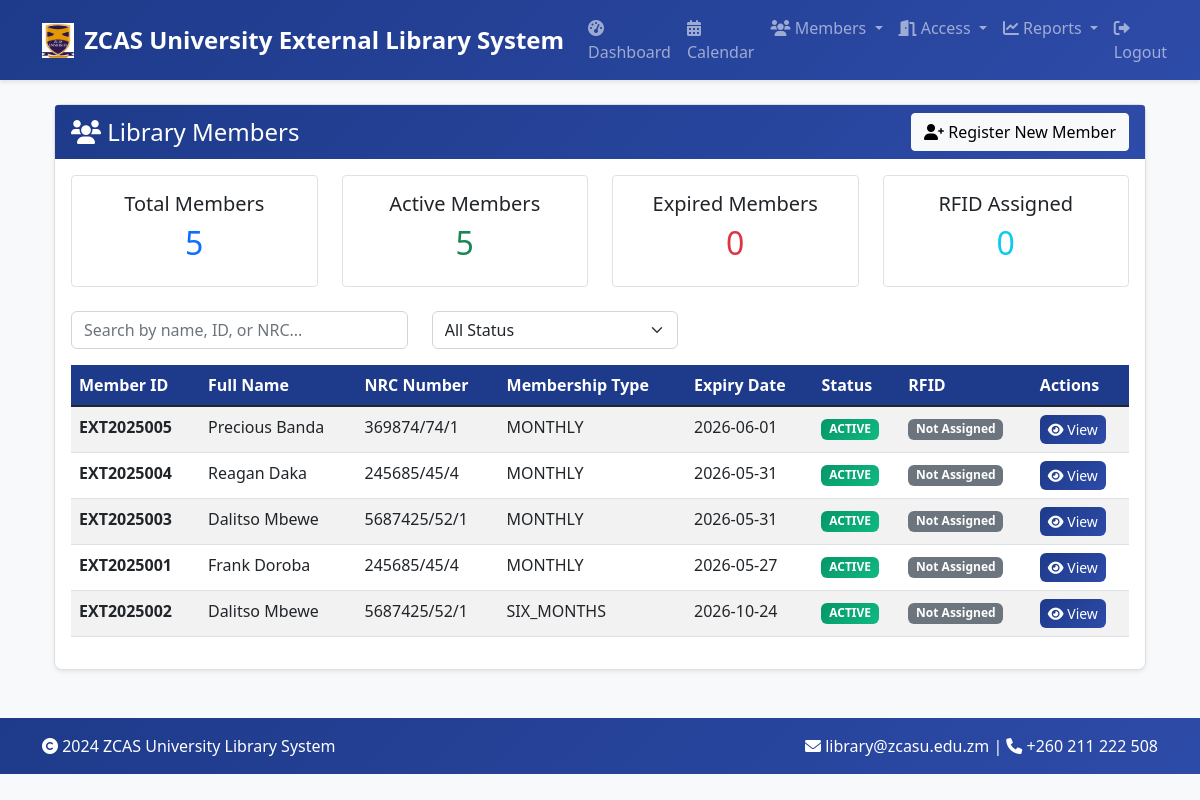
Screenshot of /members (signed in) with the database file from the repository.
### app.py (models this page shows)
class Member(db.Model):
    id = db.Column(db.Integer, primary_key=True)
    member_id = db.Column(db.String(20), unique=True, nullable=False)
    full_name = db.Column(db.String(100), nullable=False)
    email = db.Column(db.String(120), nullable=False)
    phone = db.Column(db.String(20), nullable=False)
    address = db.Column(db.Text, nullable=False)
    nrc_number = db.Column(db.String(50), nullable=False)
    nationality = db.Column(db.String(50), default='Zambian')
    membership_type = db.Column(db.String(20), nullable=False)
    duration_months = db.Column(db.Integer, default=1)
    photo_path = db.Column(db.String(200), nullable=True)
    receipt_number = db.Column(db.String(50), nullable=True)
    registration_date = db.Column(db.DateTime, default=datetime.utcnow)
    expiry_date = db.Column(db.DateTime, nullable=True)
    status = db.Column(db.String(20), default='active')
    rfid_uid = db.Column(db.String(50), unique=True, nullable=True)
    id_printed = db.Column(db.Boolean, default=False)
    payments = db.relationship('Payment', backref='member', lazy=True)
    access_logs = db.relationship('AccessLog', backref='member', lazy=True)
    current_session = db.relationship(
        'CurrentSession', backref='member', uselist=False)

### app.py (the view)
@app.route('/members')
@login_required
def view_members():
    try:
        members = Member.query.order_by(Member.registration_date.desc()).all()
        return render_template('members.html', members=members)
    except Exception as e:
        flash(f'Error loading members: {str(e)}', 'error')
        return render_template('members.html', members=[])

### app.py (called while the page is built)
@login_manager.user_loader
def load_user(user_id):
    return Admin.query.get(int(user_id))

@app.context_processor
def inject_template_vars():
    return {
        'bank_details': BANK_DETAILS,
        'now': datetime.utcnow(),
        'colors': ZCAS_COLORS,
        'fee_structure': FEE_STRUCTURE,
        'contact_info': ZCAS_CONTACT
    }

### templates/members.html (shortened to what this page needs)
{% extends "base.html" %}
{% block content %}
<div class="container-fluid">
    <div class="row mb-4">
        <div class="col-12">
            <div class="card">
                <div class="card-header bg-primary text-white d-flex justify-content-between align-items-center">
                    <h4 class="mb-0"><i class="fas fa-users"></i> Library Members</h4>
                    <a href="{{ url_for('register_member') }}" class="btn btn-light">
                        <i class="fas fa-user-plus"></i> Register New Member
                    </a>
                </div>
                <div class="card-body">
                    <div class="row mb-4">
                        <div class="col-md-3">
                            <div class="border rounded p-3 text-center">
                                <h5>Total Members</h5>
                                <h2 class="text-primary">{{ members|length }}</h2>
                            </div>
                        </div>
                        <div class="col-md-3">
                            <div class="border rounded p-3 text-center">
                                <h5>Active Members</h5>
                                <h2 class="text-success">{{ members|selectattr('status', 'equalto',
                                    'active')|list|length }}</h2>
                            </div>
                        </div>
                        <div class="col-md-3">
                            <div class="border rounded p-3 text-center">
                                <h5>Expired Members</h5>
                                <h2 class="text-danger">{{ members|selectattr('status', 'equalto',
                                    'expired')|list|length }}</h2>
                            </div>
                        </div>
                        <div class="col-md-3">
                            <div class="border rounded p-3 text-center">
                                <h5>RFID Assigned</h5>
                                <h2 class="text-info">{{ members|selectattr('rfid_uid',
                                    'defined')|selectattr('rfid_uid', 'ne', None)|list|length }}</h2>
                            </div>
                        </div>
                    </div>
                    <div class="row mb-3">
                        <div class="col-md-4">
                            <input type="text" id="searchInput" class="form-control"
                                placeholder="Search by name, ID, or NRC...">
                        </div>
                        <div class="col-md-3">
                            <select id="statusFilter" class="form-select">
                                <option value="all">All Status</option>
                            </select>
                        </div>
                    </div>
                    <div class="table-responsive">
                        <table class="table table-striped table-hover" id="membersTable">
                            <thead>
                                <tr>
                                    <th>Member ID</th>
                                    <th>Full Name</th>
                                    <th>NRC Number</th>
                                    <th>Membership Type</th>
                                    <th>Expiry Date</th>
                                    <th>Status</th>
                                    <th>RFID</th>
                                    <th>Actions</th>
                                </tr>
                            </thead>
                            <tbody>
                                {% for member in members %}
                                <tr class="member-row" data-status="{{ member.status }}">
                                    <td><strong>{{ member.member_id }}</strong></td>
                                    <td>{{ member.full_name }}</td>
                                    <td>{{ member.nrc_number }}</td>
                                    <td>{{ member.membership_type|upper }}</td>
                                    <td>{{ member.expiry_date.strftime('%Y-%m-%d') if member.expiry_date else 'N/A' }}
                                    </td>
                                    <td>
                                        {% if member.status == 'active' %}
                                        <span class="badge bg-success">ACTIVE</span>
                                        {% else %}
                                        <span class="badge bg-danger">EXPIRED</span>
                                        {% endif %}
                                    </td>
                                    <td>
                                        {% if member.rfid_uid %}
                                        <span class="badge bg-info">Assigned</span>
                                        {% else %}
                                        <span class="badge bg-secondary">Not Assigned</span>
                                        {% endif %}
                                    </td>
                                    <td>
                                        <a href="{{ url_for('member_details', member_id=member.id) }}"
                                            class="btn btn-sm btn-primary">
                                            <i class="fas fa-eye"></i> View
                                        </a>
                                    </td>
                                </tr>
                                {% endfor %}
                            </tbody>
                        </table>
                    </div>
                </div>
            </div>
        </div>
    </div>
</div>
{% endblock %}

### static/uploads/style.css (style rules this page uses)
:root { --zcas-primary: #1E3A8A; --zcas-secondary: #DC2626; --zcas-accent: #059669; --zcas-light: #EFF6FF; --zcas-dark: #1E3A8A; }
body { background-color: #f8f9fa; font-family: 'Segoe UI', Tahoma, Geneva, Verdana, sans-serif; }
.card { box-shadow: 0 0.125rem 0.25rem rgba(0, 0, 0, 0.075); border: 1px solid rgba(0, 0, 0, 0.125); border-radius: 0.5rem; }
.card-header { background: linear-gradient(135deg, var(--zcas-primary) 0%, #2D4BA8 100%) !important; color: white; font-weight: 600; border-bottom: none; }
.btn-primary { background: linear-gradient(135deg, var(--zcas-primary) 0%, #2D4BA8 100%); border: none; border-radius: 0.375rem; }
.table th { background-color: var(--zcas-primary); color: white; border: none; font-weight: 600; }
.form-control, .form-select { border-radius: 0.375rem; border: 1px solid #D1D5DB; }
.badge { border-radius: 0.375rem; }
.bg-primary { background: linear-gradient(135deg, var(--zcas-primary) 0%, #2D4BA8 100%) !important; }
.bg-success { background: linear-gradient(135deg, var(--zcas-accent) 0%, #10B981 100%) !important; }

### templates/base.html (style rules this page uses)
:root { --zcas-primary: #1E3A8A; --zcas-secondary: #DC2626; --zcas-accent: #059669; --zcas-light: #EFF6FF; --zcas-dark: #1E3A8A; }
body { background-color: #f8f9fa; font-family: 'Segoe UI', Tahoma, Geneva, Verdana, sans-serif; }
.btn-primary { background: linear-gradient(135deg, var(--zcas-primary) 0%, #2D4BA8 100%); border: none; }
.card-header.bg-primary { background: linear-gradient(135deg, var(--zcas-primary) 0%, #2D4BA8 100%) !important; }

### rows the page displays
Member: member_id "EXT2025005", full_name "Precious Banda", nrc_number "369874/74/1", membership_type "MONTHLY", expiry_date "2026-06-01", status "ACTIVE", shows "Not Assigned"
Member: member_id "EXT2025004", full_name "Reagan Daka", nrc_number "245685/45/4", membership_type "MONTHLY", expiry_date "2026-05-31", status "ACTIVE", shows "Not Assigned"
Member: member_id "EXT2025003", full_name "Dalitso Mbewe", nrc_number "5687425/52/1", membership_type "MONTHLY", expiry_date "2026-05-31", status "ACTIVE", shows "Not Assigned"
Member: member_id "EXT2025001", full_name "Frank Doroba", nrc_number "245685/45/4", membership_type "MONTHLY", expiry_date "2026-05-27", status "ACTIVE", shows "Not Assigned"
Member: member_id "EXT2025002", full_name "Dalitso Mbewe", nrc_number "5687425/52/1", membership_type "SIX_MONTHS", expiry_date "2026-10-24", status "ACTIVE", shows "Not Assigned"

### other values shown
{{ members|length }} "5"
